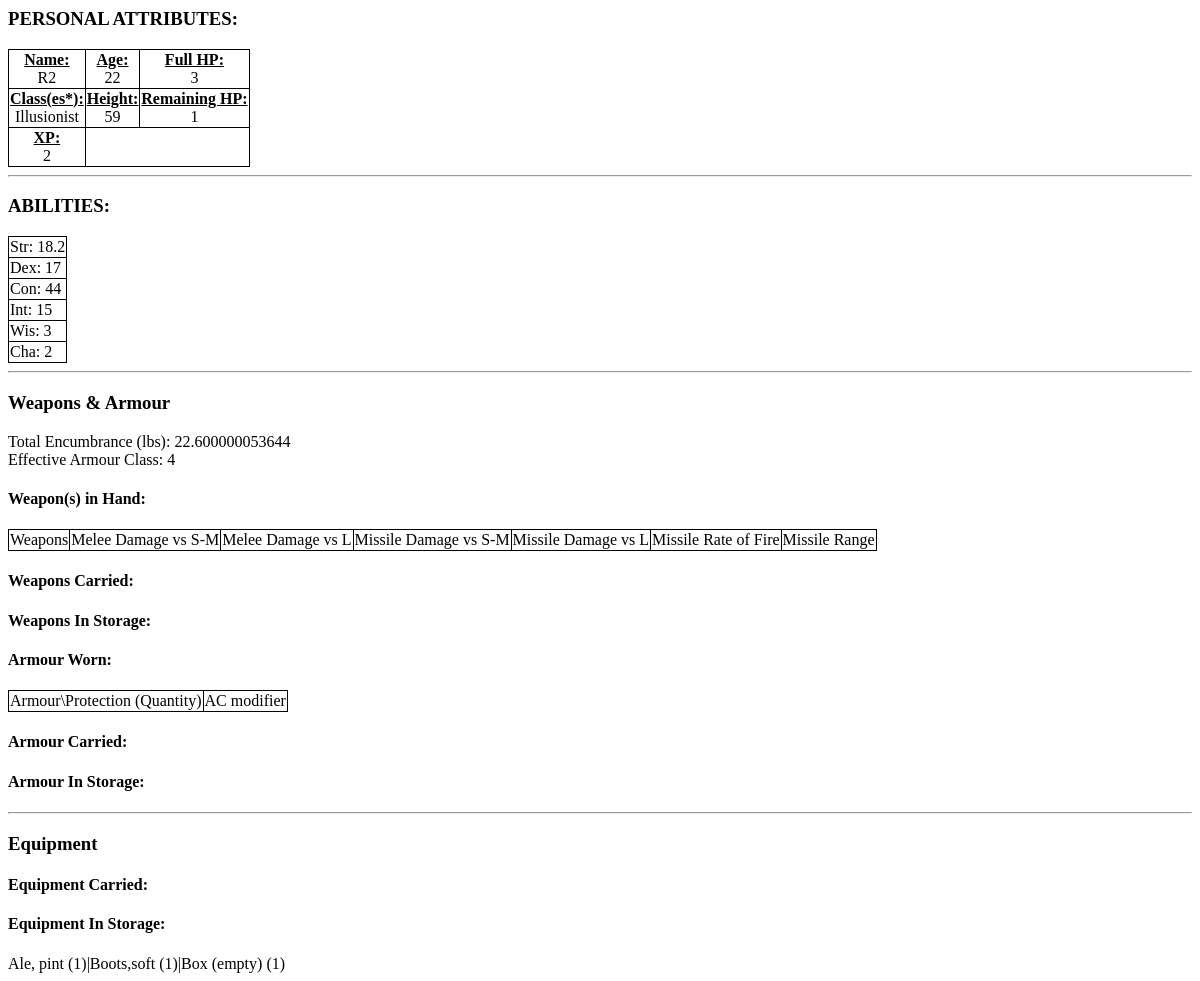
The page /osric_character_tools/charactersheet.php?CharacterId=46 on the database its author committed.
### tables this page shows
CREATE TABLE IF NOT EXISTS `characters` (
  `CharacterName` varchar(255) NOT NULL,
  `CharacterGender` int(11) NOT NULL,
  `CharacterAge` float NOT NULL,
  `CharacterHeight` float NOT NULL,
  `CharacterWeight` float NOT NULL,
  `CharacterId` bigint(20) unsigned NOT NULL AUTO_INCREMENT,
  `CharacterAlignment` int(11) NOT NULL,
  `RaceId` bigint(20) NOT NULL,
  PRIMARY KEY (`CharacterId`)
);

CREATE TABLE IF NOT EXISTS `character_status` (
  `CharacterId` bigint(20) NOT NULL,
  `CharacterStatusArmourClass` int(11) NOT NULL,
  `CharacterStatusExperiencePoints` int(11) NOT NULL,
  `CharacterStatusFullHitPoints` int(11) NOT NULL,
  `CharacterStatusRemainingHitPoints` int(11) NOT NULL
);

CREATE TABLE IF NOT EXISTS `character_abilities` (
  `CharacterId` bigint(20) NOT NULL,
  `AbilityId` bigint(20) NOT NULL,
  `Value` float NOT NULL
);

CREATE TABLE IF NOT EXISTS `abilities` (
  `AbilityId` bigint(20) NOT NULL AUTO_INCREMENT,
  `AbilityLongName` varchar(32) NOT NULL,
  `AbilityShortName` varchar(8) NOT NULL,
  PRIMARY KEY (`AbilityId`)
);

CREATE TABLE IF NOT EXISTS `character_items` (
  `CharacterItemId` bigint(20) NOT NULL AUTO_INCREMENT,
  `CharacterId` bigint(20) NOT NULL,
  `ItemId` bigint(20) NOT NULL,
  `Quantity` int(11) NOT NULL,
  `ItemStatusId` int(11) NOT NULL DEFAULT '1',
  `Magic` int(11) NOT NULL,
  PRIMARY KEY (`CharacterItemId`)
);

CREATE TABLE IF NOT EXISTS `items` (
  `ItemName` varchar(64) DEFAULT NULL,
  `ItemEncumbrance` float NOT NULL,
  `ItemCost` decimal(10,2) NOT NULL,
  `ItemId` bigint(20) unsigned NOT NULL AUTO_INCREMENT,
  `ItemType` int(11) NOT NULL,
  UNIQUE KEY `ItemId` (`ItemId`)
);

### osric_character_tools/inc/OsricDb.php (called while the page is built, shortened)
<?php
class OsricDb
{
	protected $cxn;
	public function doInit($aHost,$aUser,$aPasswd)
	{
		$aDbname = "osric_db";
		$this->cxn = mysqli_connect($aHost,$aUser,$aPasswd,$aDbname) or die("Couldn't connect to server");
	}
	public function getCharacter($characterId)
	{
		if($characterId == -1)
		{
			$row['CharacterName'] = "Dummy";
			$row['CharacterGender'] = "1";
			$row['CharacterAge'] = "42";
			$row['CharacterHeight'] = "65";
		}
		else
		{
			$query = sprintf("SELECT * FROM characters WHERE CharacterId='%s'",$characterId);
			$result = mysqli_query($this->cxn,$query) or die("Couldn't execute query.");
			$row = mysqli_fetch_assoc($result);
		}
		return $row;
	}
	private function getCharacterClassesResultSet($characterId)
	{
		$query = sprintf("SELECT * FROM character_classes cc INNER JOIN classes c ON cc.ClassId = c.ClassId WHERE CharacterId='%s'",$characterId);
		$result = mysqli_query($this->cxn,$query) or die("Couldn't execute query: ".$query);
		return $result;
	}
	public function getCharacterClassesAsNames($characterId)
	{
		$result = $this->getCharacterClassesResultSet($characterId);
		for($classNames = array();$row = mysqli_fetch_assoc($result);$classNames[]=$row['ClassName']);
		return $classNames;
	}
	public function getCharacterAbilities($characterId)
	{
		$query = sprintf("SELECT * FROM character_abilities ca INNER JOIN abilities a on ca.AbilityId = a.AbilityId WHERE ca.CharacterId = '%s'",$characterId);
		$result = mysqli_query($this->cxn,$query) or die("Couldn't execute query: ".$query);
		for($result_set = array();$row = mysqli_fetch_assoc($result);$result_set[]=$row);
		return $result_set;
	}
	public function getCharacterStatus($characterId)
	{
		$query = sprintf("SELECT * FROM `character_status` WHERE CharacterId='%s'",$characterId);
		$result = mysqli_query($this->cxn,$query) or die("Couldn't execute query:".$query);
		$row = mysqli_fetch_assoc($result);
		return $row;
	}
	public function getTotalEncumbranceItemsCarried($characterId)
	{
		$query = "SELECT SUM(e.TotalItemEncumbrance) AS TotalEncumbrance FROM (SELECT (i.ItemEncumbrance * ci.Quantity) AS TotalItemEncumbrance FROM character_items ci INNER JOIN items i ON ci.ItemId = i.ItemId WHERE ci.CharacterId = '{$characterId}') AS e";
		$result = mysqli_query($this->cxn,$query) or die("Couldn't execute query: ".$query);
		$row = mysqli_fetch_assoc($result);
		return $row['TotalEncumbrance'];
	}
	public function getTotalEncumbranceCoinsCarried($characterId)
	{
		$query = "SELECT SUM(e.TotalCoinEncumbrance) AS TotalEncumbrance FROM (SELECT (c.CoinEncumbranceInLbs * cc.Quantity) AS TotalCoinEncumbrance FROM character_coins cc INNER JOIN coins c ON cc.CoinId = c.CoinId WHERE cc.CharacterId = '{$characterId}') AS e";
    	$result = mysqli_query($this->cxn,$query) or die("Couldn't execute query: ".$query);
    	$row = mysqli_fetch_assoc($result);
    	return $row['TotalEncumbrance'];
	}
	public function getTotalEncumbranceOnPerson($characterId)
	{
		$totalEncumbranceItemsCarried = $this->getTotalEncumbranceItemsCarried($characterId);
		$totalEncumbranceCoinsCarried = $this->getTotalEncumbranceCoinsCarried($characterId);
		$totalEncumbranceOnPerson = $totalEncumbranceItemsCarried + $totalEncumbranceCoinsCarried;
		return $totalEncumbranceOnPerson;
	}
	public function getCharacterBaseArmourClass($characterId)
	{
		$characterStatus = $this->getCharacterStatus($characterId);
		return $characterStatus['CharacterStatusArmourClass'];
	}
	public function getCharacterArmourEffectOnAC($characterId)
	{
		$combinedEffectOnAC = 0;
		$armourInUse = $this->getCharacterArmourInUse($characterId);
		return $combinedEffectOnAC;
	}
	public function getCharacterEffectiveArmourClass($characterId)
	{
		$baseArmourClass = $this->getCharacterBaseArmourClass($characterId);
		$combinedEffectOnAC = $this->getCharacterArmourEffectOnAC($characterId);
		return $baseArmourClass + $combinedEffectOnAC;
	}
	public function getCharacterArmourInUse($characterId)
	{
		return $this->getCharacterArmourByStatus($characterId, "3");
	}
	private function getCharacterArmourByStatus($characterId, $itemStatus)
	{
		$query = "SELECT i.ItemName,a.ArmourEffectOnArmourClass,i.ItemEncumbrance,a.ArmourMovementRate,i.ItemCost,ci.Quantity,ci.Magic,ci.ItemStatusId,ci.CharacterItemId,i.ItemId FROM character_items ci INNER JOIN armour a ON ci.ItemId = a.ItemId INNER JOIN items i ON i.ItemId = a.ItemId WHERE ci.CharacterId = $characterId AND ci.ItemStatusId = $itemStatus";
		$result = mysqli_query($this->cxn,$query) or die("Couldn't execute query:".$query);
		for($result_set = array();$row = mysqli_fetch_assoc($result);$result_set[]=$row);
		return $result_set;
	}
	public function getCharacterItemsInStorage($characterId)
	{
		return $this->getCharacterItemsByStatus($characterId,"1");
	}
	private function getCharacterItemsByStatus($characterId,$itemStatusId)
	{
		$query = "SELECT * FROM character_items ci INNER JOIN items i ON ci.ItemId = i.ItemId WHERE ci.CharacterId = $characterId AND i.ItemType = '0' AND ci.ItemStatusId = $itemStatusId";
		$result = mysqli_query($this->cxn,$query) or die("Couldn't execute query: ".$query);
		for($result_set = array();$row = mysqli_fetch_assoc($result);$result_set[]=$row);
		return $result_set;
	}
}
?>

### osric_character_tools/charactersheet.php (the view, shortened to what this page needs)
<?php
$characterId = $_GET['CharacterId'];
require_once(dirname(__FILE__)."/inc/OsricDb.php");
$myOsricDb = new OsricDb();
$myOsricDb->doInit($host,$user,$passwd);
$character = $myOsricDb->getCharacter($characterId);
$totalEncumbranceOnPerson = $myOsricDb->getTotalEncumbranceOnPerson($characterId);
$characterStatus = $myOsricDb->getCharacterStatus($characterId);
?>
<html>
<head>
<link rel="stylesheet" type="text/css" href="./css/class.css" />
</head>
<body class='clsPrintable'>
<div id='CharacterSheet'>
<?php
echo "<h3 class='cs_section_title'>PERSONAL ATTRIBUTES:</h3>\n";
echo "<table id='CharacterAttributes'>\n";
echo "<tr><td><div class='clsCellLabel'>Name:</div><div class='clsCellValue'>{$character['CharacterName']}</div></td><td><div class='clsCellLabel'>Age:</div><div class='clsCellValue'>{$character['CharacterAge']}</div></td><td><div class='clsCellLabel'>Full HP:</div><div class='clsCellValue'>{$characterStatus['CharacterStatusFullHitPoints']}</div></td></tr>\n";
echo "<tr><td><div class='clsCellLabel'>Class(es*):</div><div class='clsCellValue'>";
$characterClassesAsNames = $myOsricDb->getCharacterClassesAsNames($characterId);
$num_rows = count($characterClassesAsNames);
for($i=0;$i<$num_rows;$i++)
{
    echo "{$characterClassesAsNames[$i]}";
}
echo "</div>";
echo "</td><td><div class='clsCellLabel'>Height:</div><div class='clsCellValue'>{$character['CharacterHeight']}</div></td><td><div class='clsCellLabel'>Remaining HP:</div><div class='clsCellValue'>{$characterStatus['CharacterStatusRemainingHitPoints']}</div></td></tr>\n";
echo "<tr><td><div class='clsCellLabel'>XP:</div><div class='clsCellValue'>{$characterStatus['CharacterStatusExperiencePoints']}</div></td></tr>";
echo "</table>\n";
echo "<hr/>\n";
$character_abilities = $myOsricDb->getCharacterAbilities($characterId);
echo "<h3 class='cs_section_title'>ABILITIES:</h3>\n";
$num_abilities = count($character_abilities);
echo "<table id='CharacterAbilities'>\n";
for($i=0;$i<$num_abilities;$i++)
{
    echo "<tr><td>{$character_abilities[$i]['AbilityShortName']}: {$character_abilities[$i]['Value']}</td></tr>\n";
}
echo "</table>\n";
echo "<hr/>\n";
echo "<h3>Weapons & Armour</h3>\n";
echo "<div id='TotalEncumbrance'>Total Encumbrance (lbs): {$totalEncumbranceOnPerson}</div>\n";
$effectiveArmourClass = $myOsricDb->getCharacterEffectiveArmourClass($characterId);
echo "<div id='Effective Armour Class'>Effective Armour Class: {$effectiveArmourClass}</div>\n";
echo "<h4>Weapon(s) in Hand:</h4>\n";
echo "<table id='CharacterWeaponsInHand'>\n";
echo "<tr><td>Weapons</td><td>Melee Damage vs S-M</td><td>Melee Damage vs L</td><td>Missile Damage vs S-M</td><td>Missile Damage vs L</td><td>Missile Rate of Fire</td><td>Missile Range</td></tr>\n";
echo "</table>\n";
echo "<h4>Weapons Carried:</h4>\n";
echo "<h4>Weapons In Storage:</h4>\n";
echo "<h4>Armour Worn:</h4>\n";
echo "<table id='CharacterArmourWorn'>\n";
echo "<tr><td>Armour\\Protection (Quantity)</td></td><td>AC modifier</td></tr>\n";
echo "</table>\n";
echo "<h4>Armour Carried:</h4>\n";
echo "<h4>Armour In Storage:</h4>\n";
echo "<hr/>\n";
echo "<h3>Equipment</h3>\n";
echo "<h4>Equipment Carried:</h4>\n";
echo "<h4>Equipment In Storage:</h4>";
echo "<div id='CharacterEquipmentInStorage'>\n";
$character_items_in_storage = $myOsricDb->getCharacterItemsInStorage($characterId);
$num_rows = count($character_items_in_storage);
for($i=0;$i<$num_rows;$i++)
{
    $row = $character_items_in_storage[$i];
    if($i > 0)
    {
        echo "|";
    }
    echo "{$row['ItemName']}";
	echo "({$row['Quantity']})";
}
echo "</div>\n";
?>
</div>
</body>
</html>

### osric_character_tools/css/class.css (style rules this page uses)
body { background-color: #6FC468; }
table { border: 1px solid black; border-collapse: collapse; }
td { border-right: 1px solid black; border-bottom: 1px solid black; }
.clsPrintable { background-color: white; font-family: Verdana; }
.clsCellValue { text-align: center; }
.clsCellLabel { text-align: center; font-weight: bold; text-decoration: underline; }

### rows shown on the page
characters: CharacterName "R2", CharacterAge "22", CharacterHeight "59"
character_status: CharacterStatusFullHitPoints "3", CharacterStatusRemainingHitPoints "1", CharacterStatusExperiencePoints "2", CharacterStatusArmourClass "4"
character_abilities: AbilityId.AbilityShortName "Str", Value "18.2"
character_abilities: AbilityId.AbilityShortName "Dex", Value "17"
character_abilities: AbilityId.AbilityShortName "Con", Value "44"
character_abilities: AbilityId.AbilityShortName "Int", Value "15"
character_abilities: AbilityId.AbilityShortName "Wis", Value "3"
character_abilities: AbilityId.AbilityShortName "Cha", Value "2"
character_items: ItemId.ItemName "Ale, pint", Quantity "1"
character_items: ItemId.ItemName "Boots,soft", Quantity "1"
character_items: ItemId.ItemName "Box (empty)", Quantity "1"

### other values the page prints
$characterClassesAsNames[$i] "Illusionist"
$totalEncumbranceOnPerson "22.600000053644"
